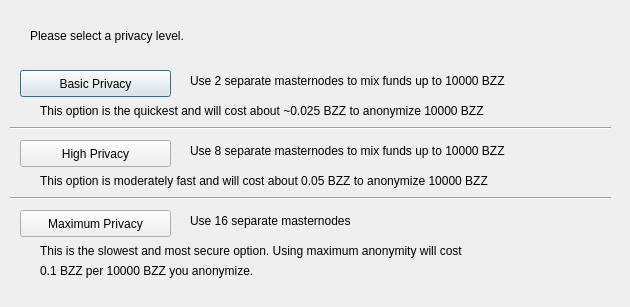
<?xml version="1.0" encoding="UTF-8"?>
<ui version="4.0">
 <class>ObfuscationConfig</class>
 <widget class="QDialog" name="ObfuscationConfig">
  <property name="geometry">
   <rect>
    <x>0</x>
    <y>0</y>
    <width>630</width>
    <height>307</height>
   </rect>
  </property>
  <property name="windowTitle">
   <string>Configure Obfuscation</string>
  </property>
  <widget class="QPushButton" name="buttonBasic">
   <property name="geometry">
    <rect>
     <x>20</x>
     <y>70</y>
     <width>151</width>
     <height>27</height>
    </rect>
   </property>
   <property name="text">
    <string>Basic Privacy</string>
   </property>
  </widget>
  <widget class="QPushButton" name="buttonHigh">
   <property name="geometry">
    <rect>
     <x>20</x>
     <y>140</y>
     <width>151</width>
     <height>27</height>
    </rect>
   </property>
   <property name="text">
    <string>High Privacy</string>
   </property>
  </widget>
  <widget class="QPushButton" name="buttonMax">
   <property name="geometry">
    <rect>
     <x>20</x>
     <y>210</y>
     <width>151</width>
     <height>27</height>
    </rect>
   </property>
   <property name="text">
    <string>Maximum Privacy</string>
   </property>
  </widget>
  <widget class="QLabel" name="label">
   <property name="geometry">
    <rect>
     <x>30</x>
     <y>20</y>
     <width>571</width>
     <height>31</height>
    </rect>
   </property>
   <property name="text">
    <string>Please select a privacy level.</string>
   </property>
  </widget>
  <widget class="QLabel" name="label_2">
   <property name="geometry">
    <rect>
     <x>190</x>
     <y>70</y>
     <width>421</width>
     <height>21</height>
    </rect>
   </property>
   <property name="text">
    <string>Use 2 separate masternodes to mix funds up to 10000 BZZ</string>
   </property>
  </widget>
  <widget class="QLabel" name="label_3">
   <property name="geometry">
    <rect>
     <x>190</x>
     <y>140</y>
     <width>411</width>
     <height>21</height>
    </rect>
   </property>
   <property name="text">
    <string>Use 8 separate masternodes to mix funds up to 10000 BZZ</string>
   </property>
  </widget>
  <widget class="QLabel" name="label_4">
   <property name="geometry">
    <rect>
     <x>190</x>
     <y>210</y>
     <width>421</width>
     <height>21</height>
    </rect>
   </property>
   <property name="text">
    <string>Use 16 separate masternodes</string>
   </property>
  </widget>
  <widget class="QLabel" name="label_6">
   <property name="geometry">
    <rect>
     <x>40</x>
     <y>100</y>
     <width>561</width>
     <height>21</height>
    </rect>
   </property>
   <property name="text">
    <string>This option is the quickest and will cost about ~0.025 BZZ to anonymize 10000 BZZ</string>
   </property>
  </widget>
  <widget class="QLabel" name="label_7">
   <property name="geometry">
    <rect>
     <x>40</x>
     <y>170</y>
     <width>561</width>
     <height>21</height>
    </rect>
   </property>
   <property name="text">
    <string>This option is moderately fast and will cost about 0.05 BZZ to anonymize 10000 BZZ</string>
   </property>
  </widget>
  <widget class="QLabel" name="label_8">
   <property name="geometry">
    <rect>
     <x>40</x>
     <y>240</y>
     <width>561</width>
     <height>21</height>
    </rect>
   </property>
   <property name="text">
    <string>This is the slowest and most secure option. Using maximum anonymity will cost</string>
   </property>
  </widget>
  <widget class="QLabel" name="label_9">
   <property name="geometry">
    <rect>
     <x>40</x>
     <y>260</y>
     <width>561</width>
     <height>21</height>
    </rect>
   </property>
   <property name="text">
    <string>0.1 BZZ per 10000 BZZ you anonymize.</string>
   </property>
  </widget>
  <widget class="Line" name="line">
   <property name="geometry">
    <rect>
     <x>10</x>
     <y>120</y>
     <width>601</width>
     <height>16</height>
    </rect>
   </property>
   <property name="orientation">
    <enum>Qt::Horizontal</enum>
   </property>
  </widget>
  <widget class="Line" name="line_2">
   <property name="geometry">
    <rect>
     <x>10</x>
     <y>190</y>
     <width>601</width>
     <height>16</height>
    </rect>
   </property>
   <property name="orientation">
    <enum>Qt::Horizontal</enum>
   </property>
  </widget>
 </widget>
 <resources/>
 <connections/>
</ui>
